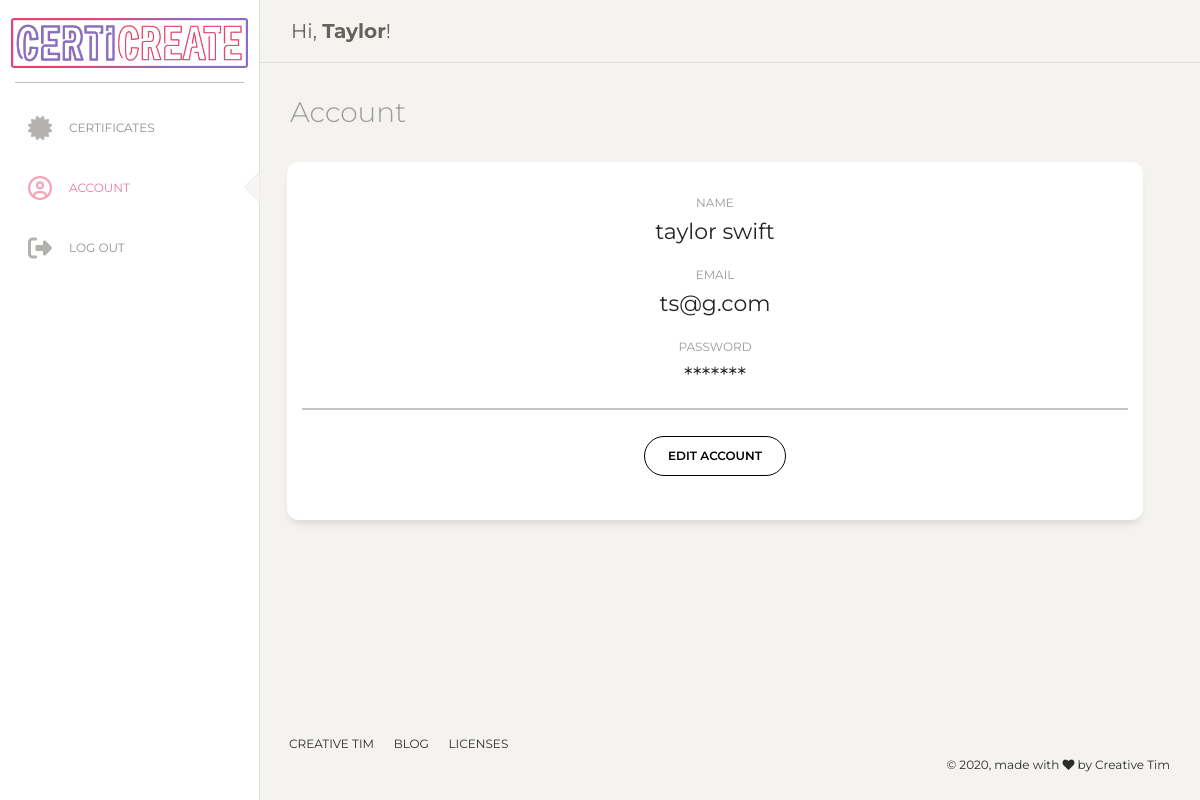
/account.php (signed in), run on the app's committed database.
### tables this page shows
CREATE TABLE `organizers` (
  `id` int(11) NOT NULL,
  `fname` varchar(255) NOT NULL,
  `lname` varchar(255) NOT NULL,
  `email` varchar(255) NOT NULL,
  `password` varchar(255) NOT NULL
);

### db/dbFunction.php (called while the page is built, shortened)
<?php
    class dbFunction {
    public $conn;
    function __construct($db){
        $this->conn = $db;
    }
        public function details($sql){
            $stmt = $this->conn->prepare($sql);
            $stmt->execute();
            $row = $stmt->fetch(PDO::FETCH_ASSOC);
            return $row;
        }
    }
?>

### account.php (the view, shortened to what this page needs)
<?php
include ('db/dbcon.php');
include_once('db/dbFunction.php');
$database = new Database();
$db = $database->getConnection();
$funObj = new dbFunction($db);
$sql = "SELECT * FROM organizers WHERE id = '".$_SESSION['user']."'";
$row = $funObj->details($sql);
?>
<!doctype html>
<html lang="en">
<head>
<link href="https://cdn.jsdelivr.net/npm/bootstrap@5.0.0-beta3/dist/css/bootstrap.min.css" rel="stylesheet">
  <link href="https://maxcdn.bootstrapcdn.com/font-awesome/latest/css/font-awesome.min.css" rel="stylesheet">
  <link href="./assets/css/style.css" rel="stylesheet" />
  <link href="./assets/css/bootstrap.min.css" rel="stylesheet" />
  <link href="./assets/css/paper-dashboard.css?v=2.0.1" rel="stylesheet" />
  <link href="./assets/demo/demo.css" rel="stylesheet" />
</head>
<body class="bgbody">
  <div class="wrapper ">
    <div class="sidebar" data-color="white">
      <div class="logo">
        <a href="/" class="simple-text logo-normal">
          <div>
            <img src="../ojt/assets/img/logo.png">
          </div>
        </a>
      </div>
      <div class="sidebar-wrapper">
        <ul class="nav">
          <li>
            <a href="../ojt/certs.php">
              <i class="fas fa-certificate"></i>
              <p>Certificates</p>
            </a>
          </li>
          <li class="active">
            <a href="../ojt/account.php">
              <i class="far fa-user-circle"></i>
              <p>Account</p>
            </a>
          </li>
          <li>
            <a href="logout.php">
          <i class="fas fa-sign-out-alt"></i>
              <p>Log out</p>
            </a>
          </li>
        </ul>
      </div>
    </div>
    <div class="main-panel" style="height: 100vh;">
      <nav class="navbar navbar-expand-lg navbar-absolute fixed-top navbar-transparent">
        <div class="container-fluid">
          <div class="navbar-wrapper">
            <a class="navbar-brand" href="javascript:;">Hi, <b> <?php echo $row['fname'];?></b>!</a>
          </div>
        </div>
      </nav>
      <div class="content">
        <div class="row">
          <div class="col-md-12">
            <h3 class="description">Account</h3>
          </div>
          <div class="row">
            <div class="col-md-12">
              <div class="card text-center">
                <div class="card-header ">
                </div>
                <div class="card-body">
                  <label> NAME </label>
                  <h5 class="card-title mb-3"><?php echo $row['fname'];?> <?php echo $row['lname'];?></h5>
                  <label> EMAIL </label>
                  <h5 class="card-title mb-3"><?php echo $row['email'];?></h5>
                  <label> PASSWORD </label>
                  <h5 class="card-title ">*******</h5>
                  <hr>
                  <a href="/ojt/editaccount.php" class="btn smbtn btn-round">Edit Account</a>
                </div>
                <div class="card-footer text-muted">
                </div>
              </div>
            </div>
          </div>
        </div>
      </div>
      <footer class="footer" style="position: absolute; bottom: 0; width: -webkit-fill-available;">
        <div class="container-fluid">
          <div class="row">
            <nav class="footer-nav">
              <ul>
                <li><a href="https://www.creative-tim.com" target="_blank">Creative Tim</a></li>
                <li><a href="https://www.creative-tim.com/blog" target="_blank">Blog</a></li>
                <li><a href="https://www.creative-tim.com/license" target="_blank">Licenses</a></li>
              </ul>
            </nav>
            <div class="credits ml-auto">
              <span class="copyright">
                © 2020, made with <i class="fa fa-heart heart"></i> by Creative Tim
              </span>
            </div>
          </div>
        </div>
      </footer>
    </div>
  </div>
</body>
</html>

### assets/css/style.css (style rules this page uses)
.active a, .active i { color: #e54572 !important; }
.card { font-family: Montserrat; }
.card .smbtn { color: black; border:solid 1.5px black; background: none; }
.bgbody { background-color: #f4f3ef; }

### data on the page
organizers: fname "Taylor", fname "taylor", lname "swift", email "ts@g.com"
